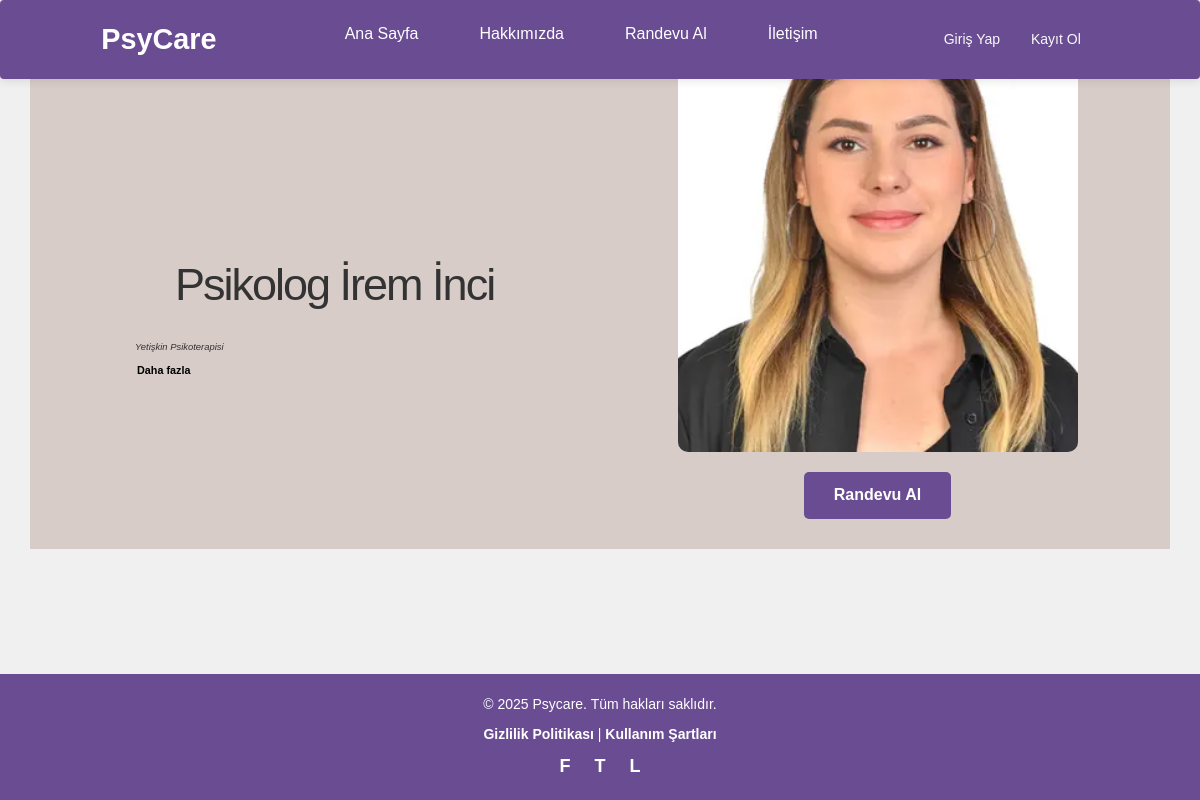
Page /danisman/5 on the committed database.
### danisman/models.py (models this page shows, shortened)
class Danisman(models.Model):
    title = models.CharField(max_length=100)  # Danışmanın unvanı (ör. Dr., Prof., vb.)
    full_name = models.CharField(max_length=255)  # Danışmanın tam adı
    specialization = models.CharField(max_length=255)  # Danışmanın uzmanlık alanı (ör. Psikolog, Terapi, vb.)
    fee = models.DecimalField(max_digits=10, decimal_places=2)  # Danışmanlık ücretini saklamak için (ör. 150.00)
    profile_picture = models.ImageField(upload_to='consultant_images/', blank=True, null=True)  # Profil fotoğrafı (isteğe bağlı)
    bio = models.TextField(blank=True, null=True)  # Danışman hakkında açıklamalar
    created_at = models.DateTimeField(auto_now_add=True)  # Kaydın oluşturulma zamanı
    updated_at = models.DateTimeField(auto_now=True)  # Kaydın son güncellenme zamanı
    class Meta:
        ordering = ['full_name']

### danisman/views.py (the view)
# urls.py: path('<int:danisman_id>' , views.danisman_details , name='danisman_details'),
def danisman_details(request , danisman_id):
    danisman = get_object_or_404(Danisman , pk = danisman_id)
    context = {'danisman': danisman}
    return render(request , 'danismanbilgi/details.html' , context)

### templates/danismanbilgi/details.html (shortened to what this page needs)
{% extends 'layout.html' %}
{% block content %}
{% load static %}
<link rel="stylesheet" href="{% static 'css/main.css' %}">
<div class="container">
  <div class="container-inner">
    <div class="main-content">
      <div class="main-headings" id="main-headings-js">
        <div class="heading">
          <h3 id="heading1">{{danisman.title}} {{danisman.full_name}}</h3>
        </div>
        <div class="short-bio mt-5">
          <p>{{danisman.specialization}}</p>
        </div>
        <a href="#" class="link" onclick="readMore()">Daha fazla</a>
      </div>
    </div>
    <div class="image-wrapper">
      <div class="image-container">
        <img class="image" src="{{danisman.profile_picture.url}}" alt="image of a young woman.">
      </div>
      <a href="{% url 'danisman_randevu' danisman.id %}" class="btn-custom mb-5">Randevu Al</a>
    </div>
  </div>
</div>
{% endblock %}

### static/css/style.css (style rules this page uses)
* { margin: 0; padding: 0; box-sizing: border-box; font-family: 'Arial', sans-serif; }
body { background-color: #f0f0f0 !important; color: #333333; font-size: 16px; padding-top: 50px; }

### static/css/main.css (style rules this page uses)
body { margin: 0; padding: 0; }
.container { margin-top: 50px; margin-left: auto; margin-right: auto; width: 1200px; height: 700px; background-color: #D7CCC8; font-size: 14px; font-family: "Montserrat", sans; }
.container .container-inner { width: 100%; height: 100%; display: flex; flex-direction: row; justify-content: flex-start; position: relative; animation: fade-in 1.5s ease, slide-in 1.2s ease; -webkit-animation: fade-in 1.5s ease, slide-in 1.2s ease; }
.container .container-inner .main-content { flex-basis: 50%; order: 1; align-self: center; display: flex; flex-direction: column; }
.container .container-inner .main-content .main-headings { width: 100%; align-self: center; display: flex; flex-direction: column; animation: scaleDown 6s ease 2s; -webkit-animation: scaleDown 6s ease 2s; }
.container .container-inner .main-content .main-headings .heading { margin-top: 20px; margin-left: 80px; }
.container .container-inner .main-content .main-headings .heading #heading1, .container .container-inner .main-content .main-headings .heading #heading2, .container .container-inner .main-content .main-headings .heading #heading3 { margin: 0; margin-top: -20px; }
.container .container-inner .main-content .main-headings .heading #heading1, .container .container-inner .main-content .main-headings .heading #heading2 { font-size: 500%; font-weight: normal; letter-spacing: -2px; }
.container .container-inner .main-content .main-headings .heading #heading1 { margin-left: 50px; }
.container .container-inner .main-content .main-headings .short-bio { width: 60%; margin-top: -30px; margin-left: 90px; font-style: italic; font-size: 105%; }
.container .container-inner .main-content .main-headings a { margin-left: 92px; align-self: flex-start; font-weight: bold; font-size: 120%; font-family: helvetica; text-decoration: none; color: black; }
.container .container-inner .image-wrapper { flex-basis: 50%; order: 2; }
.container .container-inner .image-wrapper .image-container { width: 100%; height: 100%; overflow: hidden; display: flex; flex-direction: row; justify-content: center; align-items: center; animation: scaleDown 6s ease 2s; -webkit-animation: scaleDown 6s ease 2s; }
.container .container-inner .image-wrapper .image-container img { width: 100%; height: auto; position: relative; }
@media (min-width: 700px) and (max-width: 1200px) { .container { width: 100%; height: auto; font-size: 9px; } }
@media (min-width: 700px) and (max-width: 1200px) { .link { margin-left: 30px; } }

### templates/partial/_header.html (style rules this page uses)
* { margin: 0; padding: 0; box-sizing: border-box; font-family: 'Arial', sans-serif; }
body { background-color: #f0f0f0 !important; color: #333333; font-size: 16px; padding-top: 50px; }

### templates/danismanbilgi/details.html (style rules this page uses)
.btn-custom { background-color: #6A4C93; color: white; padding: 12px 30px; text-align: center; font-size: 16px; font-weight: bold; border: none; border-radius: 5px; text-decoration: none; display: inline-block; transition: background-color 0.3s ease, color 0.3s ease; }
.image-wrapper { display: flex; flex-direction: column; align-items: center; justify-content: center; text-align: center; }
.image-container { margin-bottom: 20px; }
.image { width: 100%; max-width: 400px; height: auto; border-radius: 10px; }

### rows in the picture
Danisman: title "Psikolog", full_name "İrem İnci", specialization "Yetişkin Psikoterapisi", profile_picture (picture)
